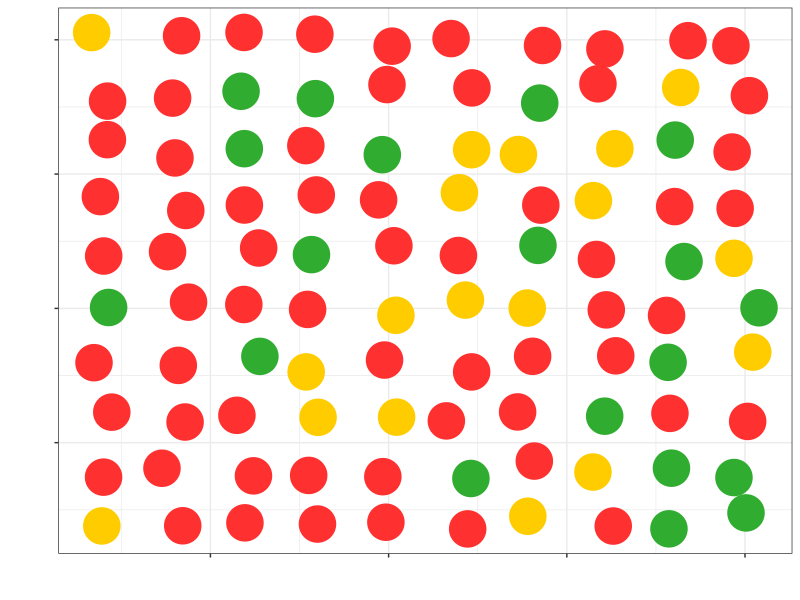

Write the R code that produced this figure.
library(data.table)
library(Hmisc)
library(ggplot2)

bucket <- function(x){
  if(x<3) HS.level <- "Healthy"
  else if(x <5) HS.level <- "Symptomatic"
  else HS.level <- "Infictious"
  return(HS.level)
}

N <- 100
t0 <- Sys.time()
change <- function(HS, p_up, p_dn){
  if(HS < 6){
    if(rbinom(1, 1, p_up)){HS = HS + 1}
    if(rbinom(1, 1, p_dn)){HS = 1}
  }
  return(HS)
}
dist <- c(rep(1:2, N*0.3) , rep(3:4, N*0.15),rep(5:6, N*0.05))
population <- data.table(x = rep(1:10, each = 10), y = 1:10, HS.1 = sample(dist))

population[, level.1 := as.factor(sapply(HS.1, bucket))]

for(i in 2:10){
  one <- paste("HS",i, sep=".")
  two <- paste("HS",i-1, sep=".")
  three <- paste("level", i, sep=".")
  population[, as.character(one) := sapply(eval(parse(text=two)), change, p_up = 0.6, p_dn = 0.1)]
  population[, as.character(three) := as.factor(sapply(eval(parse(text=one)), bucket))]
}

set.seed(123)
t1 <- Sys.time()
p <- ggplot(population, aes(x = x, y = y, col = level.10))
p <- p + geom_point(position=position_jitter(width=0.2, height=0.2), size = 12) + theme_bw()
p <- p + theme(legend.position = "none",
               axis.text.x = element_text(colour = "white"),
               axis.title.x = element_text(colour="white"),
               axis.text.y = element_text(colour = "white"),
               axis.title.y = element_text(colour="white"))
p <- p + scale_color_manual(values=c("#30AC30", "#FF3030", "#FFCC00"))

t2 <- Sys.time()
print(p)
t3 <- Sys.time()
print(difftime(t1, t0))
print(difftime(t2, t1))
print(difftime(t3, t2))
# dt <- data.table(x = rep(1:10, each = 10), y = 1:10)
# dt[, plot(x,y)]



theme_nothing <- function(base_size = 12, base_family = "Helvetica")
{
  theme_bw(base_size = base_size, base_family = base_family) %+replace%
    theme(
      rect             = element_blank(),
      line             = element_blank(),
      text             = element_blank(),
      axis.ticks.margin = unit(0, "lines")
    )
}
